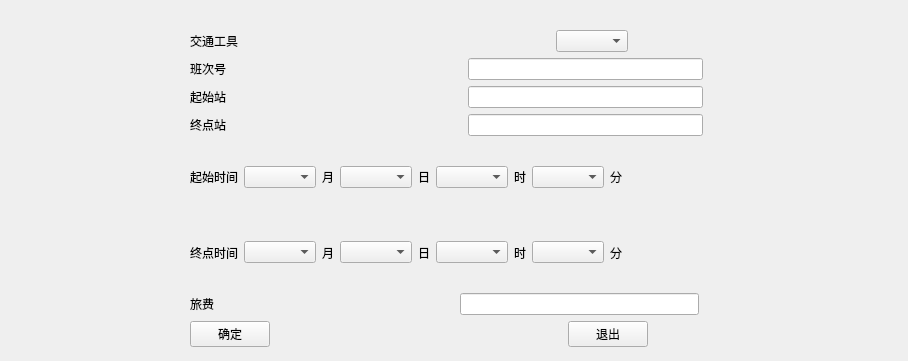
<?xml version="1.0" encoding="UTF-8"?>
<ui version="4.0">
 <class>PathAdd</class>
 <widget class="QWidget" name="PathAdd">
  <property name="geometry">
   <rect>
    <x>0</x>
    <y>0</y>
    <width>908</width>
    <height>361</height>
   </rect>
  </property>
  <property name="windowTitle">
   <string>Form</string>
  </property>
  <widget class="QWidget" name="layoutWidget">
   <property name="geometry">
    <rect>
     <x>70</x>
     <y>30</y>
     <width>869</width>
     <height>317</height>
    </rect>
   </property>
   <layout class="QVBoxLayout" name="verticalLayout_2">
    <item>
     <layout class="QVBoxLayout" name="verticalLayout">
      <item>
       <layout class="QHBoxLayout" name="horizontalLayout">
        <item>
         <spacer name="horizontalSpacer">
          <property name="orientation">
           <enum>Qt::Horizontal</enum>
          </property>
          <property name="sizeType">
           <enum>QSizePolicy::Fixed</enum>
          </property>
          <property name="sizeHint" stdset="0">
           <size>
            <width>120</width>
            <height>20</height>
           </size>
          </property>
         </spacer>
        </item>
        <item>
         <widget class="QLabel" name="Path_Trans_label">
          <property name="text">
           <string>交通工具</string>
          </property>
         </widget>
        </item>
        <item>
         <spacer name="horizontalSpacer_2">
          <property name="orientation">
           <enum>Qt::Horizontal</enum>
          </property>
          <property name="sizeHint" stdset="0">
           <size>
            <width>40</width>
            <height>20</height>
           </size>
          </property>
         </spacer>
        </item>
        <item>
         <widget class="QComboBox" name="Path_Trans_comboBox"/>
        </item>
        <item>
         <spacer name="horizontalSpacer_3">
          <property name="orientation">
           <enum>Qt::Horizontal</enum>
          </property>
          <property name="sizeHint" stdset="0">
           <size>
            <width>40</width>
            <height>20</height>
           </size>
          </property>
         </spacer>
        </item>
       </layout>
      </item>
      <item>
       <layout class="QHBoxLayout" name="horizontalLayout_2">
        <item>
         <spacer name="horizontalSpacer_4">
          <property name="orientation">
           <enum>Qt::Horizontal</enum>
          </property>
          <property name="sizeType">
           <enum>QSizePolicy::Fixed</enum>
          </property>
          <property name="sizeHint" stdset="0">
           <size>
            <width>120</width>
            <height>20</height>
           </size>
          </property>
         </spacer>
        </item>
        <item>
         <widget class="QLabel" name="order_label">
          <property name="text">
           <string>班次号</string>
          </property>
         </widget>
        </item>
        <item>
         <spacer name="horizontalSpacer_6">
          <property name="orientation">
           <enum>Qt::Horizontal</enum>
          </property>
          <property name="sizeHint" stdset="0">
           <size>
            <width>40</width>
            <height>20</height>
           </size>
          </property>
         </spacer>
        </item>
        <item>
         <widget class="QLineEdit" name="order_lineEdit"/>
        </item>
        <item>
         <spacer name="horizontalSpacer_5">
          <property name="orientation">
           <enum>Qt::Horizontal</enum>
          </property>
          <property name="sizeHint" stdset="0">
           <size>
            <width>40</width>
            <height>20</height>
           </size>
          </property>
         </spacer>
        </item>
       </layout>
      </item>
      <item>
       <layout class="QHBoxLayout" name="horizontalLayout_3">
        <item>
         <spacer name="horizontalSpacer_7">
          <property name="orientation">
           <enum>Qt::Horizontal</enum>
          </property>
          <property name="sizeType">
           <enum>QSizePolicy::Fixed</enum>
          </property>
          <property name="sizeHint" stdset="0">
           <size>
            <width>120</width>
            <height>20</height>
           </size>
          </property>
         </spacer>
        </item>
        <item>
         <widget class="QLabel" name="PathSrc_label">
          <property name="text">
           <string>起始站</string>
          </property>
         </widget>
        </item>
        <item>
         <spacer name="horizontalSpacer_15">
          <property name="orientation">
           <enum>Qt::Horizontal</enum>
          </property>
          <property name="sizeHint" stdset="0">
           <size>
            <width>40</width>
            <height>20</height>
           </size>
          </property>
         </spacer>
        </item>
        <item>
         <widget class="QLineEdit" name="PathSrc_lineEdit"/>
        </item>
        <item>
         <spacer name="horizontalSpacer_17">
          <property name="orientation">
           <enum>Qt::Horizontal</enum>
          </property>
          <property name="sizeHint" stdset="0">
           <size>
            <width>40</width>
            <height>20</height>
           </size>
          </property>
         </spacer>
        </item>
       </layout>
      </item>
      <item>
       <layout class="QHBoxLayout" name="horizontalLayout_4">
        <item>
         <spacer name="horizontalSpacer_8">
          <property name="orientation">
           <enum>Qt::Horizontal</enum>
          </property>
          <property name="sizeType">
           <enum>QSizePolicy::Fixed</enum>
          </property>
          <property name="sizeHint" stdset="0">
           <size>
            <width>120</width>
            <height>20</height>
           </size>
          </property>
         </spacer>
        </item>
        <item>
         <widget class="QLabel" name="PathDes_label">
          <property name="text">
           <string>终点站</string>
          </property>
         </widget>
        </item>
        <item>
         <spacer name="horizontalSpacer_16">
          <property name="orientation">
           <enum>Qt::Horizontal</enum>
          </property>
          <property name="sizeHint" stdset="0">
           <size>
            <width>40</width>
            <height>20</height>
           </size>
          </property>
         </spacer>
        </item>
        <item>
         <widget class="QLineEdit" name="PathDes_lineEdit"/>
        </item>
        <item>
         <spacer name="horizontalSpacer_18">
          <property name="orientation">
           <enum>Qt::Horizontal</enum>
          </property>
          <property name="sizeHint" stdset="0">
           <size>
            <width>40</width>
            <height>20</height>
           </size>
          </property>
         </spacer>
        </item>
       </layout>
      </item>
      <item>
       <layout class="QHBoxLayout" name="horizontalLayout_5">
        <item>
         <spacer name="horizontalSpacer_9">
          <property name="orientation">
           <enum>Qt::Horizontal</enum>
          </property>
          <property name="sizeType">
           <enum>QSizePolicy::Fixed</enum>
          </property>
          <property name="sizeHint" stdset="0">
           <size>
            <width>120</width>
            <height>20</height>
           </size>
          </property>
         </spacer>
        </item>
        <item>
         <widget class="QLabel" name="PathSt_label">
          <property name="text">
           <string>起始时间</string>
          </property>
         </widget>
        </item>
        <item>
         <widget class="QComboBox" name="PathST_month_comboBox"/>
        </item>
        <item>
         <widget class="QLabel" name="label">
          <property name="text">
           <string>月</string>
          </property>
         </widget>
        </item>
        <item>
         <widget class="QComboBox" name="PathST_day_comboBox"/>
        </item>
        <item>
         <widget class="QLabel" name="label_2">
          <property name="text">
           <string>日</string>
          </property>
         </widget>
        </item>
        <item>
         <widget class="QComboBox" name="PathST_hour_comboBox"/>
        </item>
        <item>
         <widget class="QLabel" name="label_3">
          <property name="text">
           <string>时</string>
          </property>
         </widget>
        </item>
        <item>
         <widget class="QComboBox" name="PathST_min_comboBox"/>
        </item>
        <item>
         <widget class="QLabel" name="label_4">
          <property name="text">
           <string>分</string>
          </property>
         </widget>
        </item>
        <item>
         <spacer name="horizontalSpacer_14">
          <property name="orientation">
           <enum>Qt::Horizontal</enum>
          </property>
          <property name="sizeHint" stdset="0">
           <size>
            <width>40</width>
            <height>20</height>
           </size>
          </property>
         </spacer>
        </item>
       </layout>
      </item>
      <item>
       <layout class="QHBoxLayout" name="horizontalLayout_6">
        <item>
         <spacer name="horizontalSpacer_10">
          <property name="orientation">
           <enum>Qt::Horizontal</enum>
          </property>
          <property name="sizeType">
           <enum>QSizePolicy::Fixed</enum>
          </property>
          <property name="sizeHint" stdset="0">
           <size>
            <width>120</width>
            <height>20</height>
           </size>
          </property>
         </spacer>
        </item>
        <item>
         <widget class="QLabel" name="PathEt_label">
          <property name="text">
           <string>终点时间</string>
          </property>
         </widget>
        </item>
        <item>
         <widget class="QComboBox" name="PathET_month_comboBox"/>
        </item>
        <item>
         <widget class="QLabel" name="label_8">
          <property name="text">
           <string>月</string>
          </property>
         </widget>
        </item>
        <item>
         <widget class="QComboBox" name="PathET_day_comboBox"/>
        </item>
        <item>
         <widget class="QLabel" name="label_5">
          <property name="text">
           <string>日</string>
          </property>
         </widget>
        </item>
        <item>
         <widget class="QComboBox" name="PathET_hour_comboBox"/>
        </item>
        <item>
         <widget class="QLabel" name="label_6">
          <property name="text">
           <string>时</string>
          </property>
         </widget>
        </item>
        <item>
         <widget class="QComboBox" name="PathET_min_comboBox"/>
        </item>
        <item>
         <widget class="QLabel" name="label_7">
          <property name="text">
           <string>分</string>
          </property>
         </widget>
        </item>
        <item>
         <spacer name="horizontalSpacer_19">
          <property name="orientation">
           <enum>Qt::Horizontal</enum>
          </property>
          <property name="sizeHint" stdset="0">
           <size>
            <width>40</width>
            <height>20</height>
           </size>
          </property>
         </spacer>
        </item>
       </layout>
      </item>
      <item>
       <layout class="QHBoxLayout" name="horizontalLayout_7">
        <item>
         <spacer name="horizontalSpacer_11">
          <property name="orientation">
           <enum>Qt::Horizontal</enum>
          </property>
          <property name="sizeType">
           <enum>QSizePolicy::Fixed</enum>
          </property>
          <property name="sizeHint" stdset="0">
           <size>
            <width>120</width>
            <height>20</height>
           </size>
          </property>
         </spacer>
        </item>
        <item>
         <widget class="QLabel" name="PayMoney_label">
          <property name="text">
           <string>旅费</string>
          </property>
         </widget>
        </item>
        <item>
         <spacer name="horizontalSpacer_13">
          <property name="orientation">
           <enum>Qt::Horizontal</enum>
          </property>
          <property name="sizeHint" stdset="0">
           <size>
            <width>40</width>
            <height>20</height>
           </size>
          </property>
         </spacer>
        </item>
        <item>
         <widget class="QLineEdit" name="PayMoney_lineEdit"/>
        </item>
        <item>
         <spacer name="horizontalSpacer_12">
          <property name="orientation">
           <enum>Qt::Horizontal</enum>
          </property>
          <property name="sizeHint" stdset="0">
           <size>
            <width>40</width>
            <height>20</height>
           </size>
          </property>
         </spacer>
        </item>
       </layout>
      </item>
     </layout>
    </item>
    <item>
     <layout class="QHBoxLayout" name="horizontalLayout_8">
      <item>
       <spacer name="horizontalSpacer_20">
        <property name="orientation">
         <enum>Qt::Horizontal</enum>
        </property>
        <property name="sizeType">
         <enum>QSizePolicy::Fixed</enum>
        </property>
        <property name="sizeHint" stdset="0">
         <size>
          <width>120</width>
          <height>20</height>
         </size>
        </property>
       </spacer>
      </item>
      <item>
       <widget class="QPushButton" name="PathAdd_Confirm_pushButton">
        <property name="text">
         <string>确定</string>
        </property>
       </widget>
      </item>
      <item>
       <spacer name="horizontalSpacer_23">
        <property name="orientation">
         <enum>Qt::Horizontal</enum>
        </property>
        <property name="sizeHint" stdset="0">
         <size>
          <width>40</width>
          <height>20</height>
         </size>
        </property>
       </spacer>
      </item>
      <item>
       <widget class="QPushButton" name="PathAdd_Exit_pushButton">
        <property name="text">
         <string>退出</string>
        </property>
       </widget>
      </item>
      <item>
       <spacer name="horizontalSpacer_21">
        <property name="orientation">
         <enum>Qt::Horizontal</enum>
        </property>
        <property name="sizeHint" stdset="0">
         <size>
          <width>40</width>
          <height>20</height>
         </size>
        </property>
       </spacer>
      </item>
     </layout>
    </item>
   </layout>
  </widget>
 </widget>
 <resources/>
 <connections/>
</ui>
